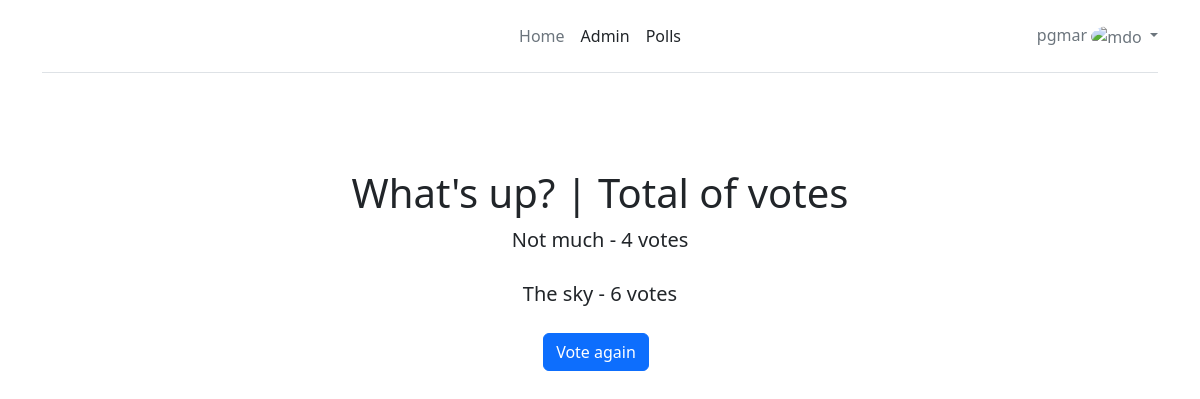
The app's page /polls/1/results/ (signed in), older data.
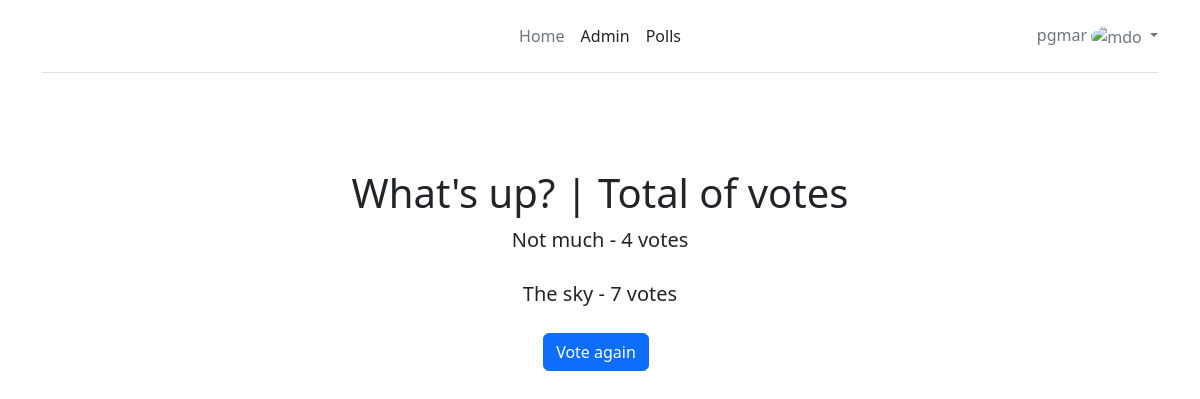
The same page, newer data.
### polls/models.py (models this page shows, shortened)
class Choice(models.Model):
    question = models.ForeignKey(Question, on_delete=models.CASCADE)
    choice_text = models.CharField(max_length=200)
    votes = models.IntegerField(default=0)

### polls/views.py (the view)
# urls.py: path('<int:pk>/results/', views.ResultsView.as_view(), name='results'),
class ResultsView(generic.DetailView):
    model = Question
    template_name = 'polls/results.html'

### templates/polls/results.html (shortened to what this page needs)
{% extends 'base.html' %}
{% block content %}
    <div class="px-4 py-5 my-5 text-center">
        <h1>{{ question.question_text }} | Total of votes {{ question.total_votes }}</h1>
        <div class="col-lg-6 mx-auto">
            {% for choice in question.choice_set.all %}
            <p class="lead mb-4">{{ choice.choice_text }} - {{ choice.votes }} vote{{ choice.votes|pluralize }}</p>
            {% endfor %}
            <a href="{% url 'polls:detail' question.id %}" class="btn btn-primary me-2">Vote again</a>
        </div>
    </div>
{% endblock %}

Row changes from the older to the newer data that the page shows:
changed Choice "The sky": votes "6" → "7"
